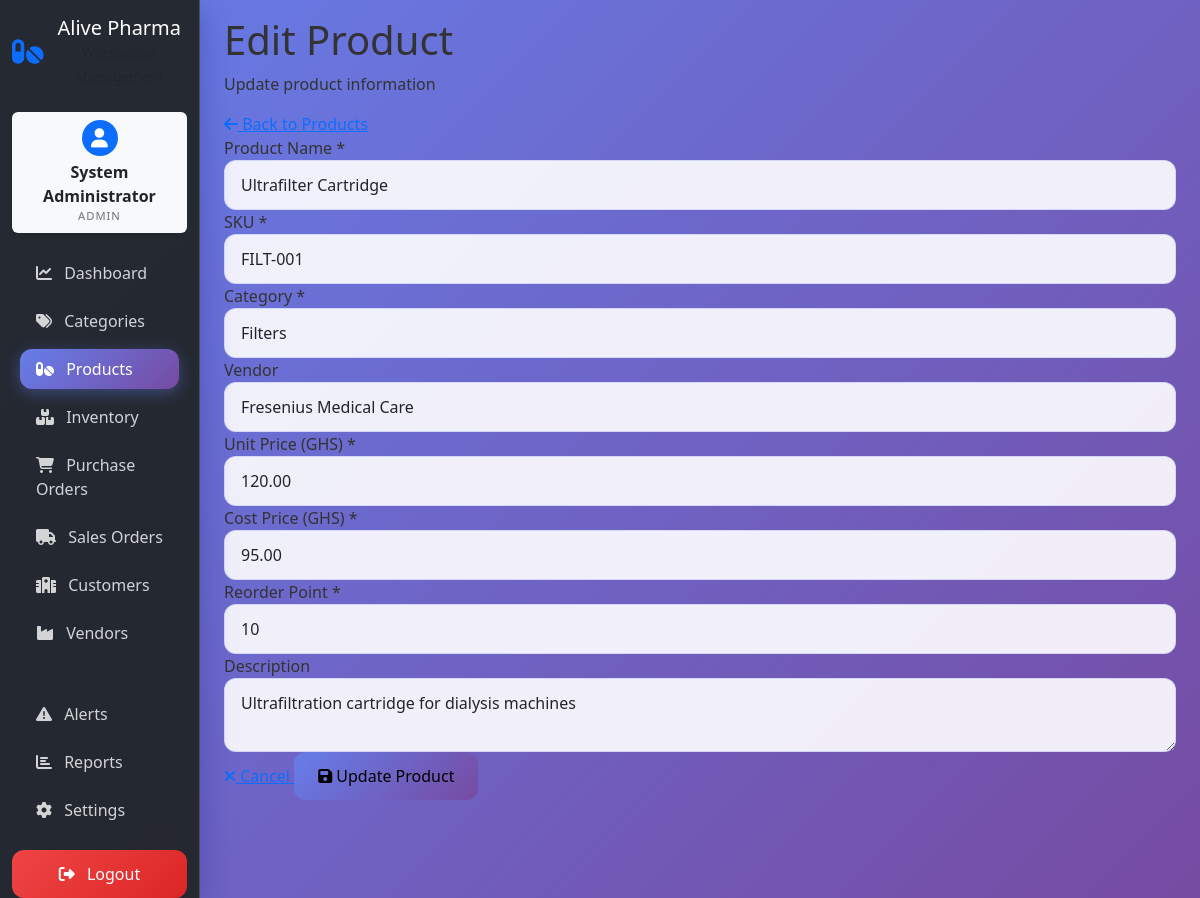
Page /products/5/edit (signed in) on the committed database.
### app/models/models.py (models this page shows, shortened)
class User(Base):
    __tablename__ = "users"
    id = Column(Integer, primary_key=True, index=True)
    username = Column(String(50), unique=True, index=True, nullable=False)
    email = Column(String(100), unique=True, index=True, nullable=False)
    full_name = Column(String(100), nullable=False)
    hashed_password = Column(String(255), nullable=False)
    role = Column(String(20), nullable=False, default="staff")  # admin, manager, staff
    hospital_id = Column(Integer, ForeignKey("customers.id"), nullable=True)  # Link staff to hospital
    is_active = Column(Boolean, default=True)
    created_at = Column(DateTime, default=datetime.utcnow)
    updated_at = Column(DateTime, default=datetime.utcnow, onupdate=datetime.utcnow)
    hospital = relationship("Customer", foreign_keys=[hospital_id])

class Product(Base):
    __tablename__ = "products"
    id = Column(Integer, primary_key=True, index=True)
    sku = Column(String(50), unique=True, index=True, nullable=False)
    name = Column(String(200), nullable=False)
    description = Column(Text)
    category_id = Column(Integer, ForeignKey("categories.id"))
    vendor_id = Column(Integer, ForeignKey("vendors.id"))
    unit_of_measure = Column(String(20), default="pcs")  # pcs, boxes, ml, etc.
    unit_price = Column(DECIMAL(10, 2), default=0.00)  # Added missing field
    cost_price = Column(DECIMAL(10, 2), default=0.00)  # Added missing field
    reorder_point = Column(Integer, default=10)
    max_stock_level = Column(Integer, default=1000)
    storage_temperature_min = Column(Float)  # Celsius
    storage_temperature_max = Column(Float)  # Celsius
    requires_cold_chain = Column(Boolean, default=False)
    is_controlled_substance = Column(Boolean, default=False)
    is_active = Column(Boolean, default=True)
    created_at = Column(DateTime, default=datetime.utcnow)
    updated_at = Column(DateTime, default=datetime.utcnow, onupdate=datetime.utcnow)
    category = relationship("Category", back_populates="products")
    vendor = relationship("Vendor", back_populates="products")
    inventory_items = relationship("InventoryItem", back_populates="product")
    purchase_order_items = relationship("PurchaseOrderItem", back_populates="product")
    sales_order_items = relationship("SalesOrderItem", back_populates="product")

class Category(Base):
    __tablename__ = "categories"
    id = Column(Integer, primary_key=True, index=True)
    name = Column(String(50), nullable=False)
    description = Column(Text)
    products = relationship("Product", back_populates="category")

class Vendor(Base):
    __tablename__ = "vendors"
    id = Column(Integer, primary_key=True, index=True)
    name = Column(String(100), nullable=False)
    contact_person = Column(String(100))
    email = Column(String(100))
    phone = Column(String(20))
    address = Column(Text)
    country = Column(String(50))
    payment_terms = Column(String(50))  # Net 30, Net 60, etc.
    lead_time_days = Column(Integer, default=30)
    is_active = Column(Boolean, default=True)
    created_at = Column(DateTime, default=datetime.utcnow)
    products = relationship("Product", back_populates="vendor")
    purchase_orders = relationship("PurchaseOrder", back_populates="vendor")

### app/routes/products.py (the view)
@router.get("/{product_id}/edit", response_class=HTMLResponse)
async def edit_product_page(
    request: Request,
    product_id: int,
    current_user: User = Depends(check_user_role_from_cookie("manager")),
    db: Session = Depends(get_db)
):
    product = db.query(Product).filter(Product.id == product_id).first()
    if not product:
        raise HTTPException(status_code=404, detail="Product not found")
    categories = db.query(Category).all()
    vendors = db.query(Vendor).all()
    return templates.TemplateResponse("products/edit.html", {
        "request": request,
        "product": product,
        "categories": categories,
        "vendors": vendors,
        "current_user": current_user
    })

### app/templates/products/edit.html (shortened to what this page needs)
{% extends "base.html" %}
{% block content %}
    <div class="header">
        <div>
            <h1>Edit Product</h1>
            <p>Update product information</p>
        </div>
        <a href="/products" class="back-btn">
            <i class="fas fa-arrow-left"></i>
            Back to Products
        </a>
    </div>
    <div class="form-container">
        <form method="POST" action="/products/{{ product.id }}/edit" id="productForm">
            <div class="form-grid">
                <div class="form-group">
                    <label for="name">Product Name *</label>
                    <input type="text" id="name" name="name" class="form-control"
                           value="{{ product.name }}" required>
                </div>
                <div class="form-group">
                    <label for="sku">SKU *</label>
                    <input type="text" id="sku" name="sku" class="form-control"
                           value="{{ product.sku }}" required>
                </div>
                <div class="form-group">
                    <label for="category_id">Category *</label>
                    <select id="category_id" name="category_id" class="form-control" required>
                        {% for category in categories %}
                        <option value="{{ category.id }}" {% if category.id == product.category_id %}selected{% endif %}>
                            {{ category.name }}
                        </option>
                        {% endfor %}
                    </select>
                </div>
                <div class="form-group">
                    <label for="vendor_id">Vendor</label>
                    <select id="vendor_id" name="vendor_id" class="form-control">
                        {% for vendor in vendors %}
                        <option value="{{ vendor.id }}" {% if vendor.id == product.vendor_id %}selected{% endif %}>
                            {{ vendor.name }}
                        </option>
                        {% endfor %}
                    </select>
                </div>
                <div class="form-group">
                    <label for="unit_price">Unit Price (GHS) *</label>
                    <input type="number" id="unit_price" name="unit_price" class="form-control"
                           value="{{ product.unit_price }}" step="0.01" min="0" required>
                </div>
                <div class="form-group">
                    <label for="cost_price">Cost Price (GHS) *</label>
                    <input type="number" id="cost_price" name="cost_price" class="form-control"
                           value="{{ product.cost_price }}" step="0.01" min="0" required>
                </div>
                <div class="form-group">
                    <label for="reorder_point">Reorder Point *</label>
                    <input type="number" id="reorder_point" name="reorder_point" class="form-control"
                           value="{{ product.reorder_point }}" min="0" required>
                </div>
            </div>
            <div class="form-group">
                <label for="description">Description</label>
                <textarea id="description" name="description" class="form-control">{{ product.description }}</textarea>
            </div>
            <div class="form-actions">
                <a href="/products" class="btn-secondary">
                    <i class="fas fa-times"></i>
                    Cancel
                </a>
                <button type="submit" class="btn-primary">
                    <i class="fas fa-save"></i>
                    Update Product
                </button>
            </div>
        </form>
    </div>
{% endblock %}

### app/templates/base.html (shortened to what this page needs)
<!DOCTYPE html>
<html lang="en">
<head>
    <link href="https://cdn.jsdelivr.net/npm/bootstrap@5.3.0/dist/css/bootstrap.min.css" rel="stylesheet">
    <link href="https://cdnjs.cloudflare.com/ajax/libs/font-awesome/6.4.0/css/all.min.css" rel="stylesheet">
    <link href="/static/css/main.css" rel="stylesheet">
</head>
<body class="bg-light">
    <div class="container-fluid">
        <div class="row">
            <nav class="col-md-3 col-lg-2 d-md-block bg-dark sidebar collapse" style="min-height: 100vh;">
                <div class="position-sticky pt-3">
                    <div class="text-center mb-4">
                        <div class="d-flex align-items-center justify-content-center">
                            <i class="fas fa-pills text-primary fs-3 me-2"></i>
                            <div>
                                <h5 class="text-white mb-0">Alive Pharma</h5>
                                <small class="text-muted">Warehouse Management</small>
                            </div>
                        </div>
                    </div>
                    <div class="user-profile-card mb-3 p-2 text-center bg-light rounded shadow-sm" style="max-width: 180px; margin-left: auto; margin-right: auto;">
                        <div class="d-flex flex-column align-items-center">
                            <div class="profile-avatar bg-primary text-white rounded-circle mb-1 d-flex align-items-center justify-content-center" style="width:36px; height:36px; font-size:1.2rem;">
                                <i class="fas fa-user"></i>
                            </div>
                            <div>
                                <div class="fw-bold text-dark" style="font-size:1rem;">
                                    {% if current_user.role == 'staff' and current_user.hospital %}
                                        {{ current_user.hospital.name }}
                                    {% else %}
                                        {{ current_user.full_name or current_user.username }}
                                    {% endif %}
                                </div>
                                <div class="text-uppercase text-secondary small" style="letter-spacing:1px; font-size:0.7rem;">
                                    {% if current_user.role == 'staff' and current_user.hospital %}
                                        STAFF
                                    {% else %}
                                        {{ current_user.role|upper }}
                                    {% endif %}
                                </div>
                            </div>
                        </div>
                    </div>
                    <ul class="nav flex-column">
                        <li class="nav-item">
                            <a class="nav-link text-white {% if request.url.path == '/dashboard/' %}active{% endif %}" href="/dashboard/">
                                <i class="fas fa-chart-line me-2"></i>
                                Dashboard
                            </a>
                        </li>
                        <li class="nav-item">
                            <a class="nav-link text-white {% if request.url.path.startswith('/categories') %}active{% endif %}" href="/categories/">
                                <i class="fas fa-tags me-2"></i>
                                Categories
                            </a>
                        </li>
                        <li class="nav-item">
                            <a class="nav-link text-white {% if request.url.path.startswith('/products') %}active{% endif %}" href="/products/">
                                <i class="fas fa-pills me-2"></i>
                                Products
                            </a>
                        </li>
                        <li class="nav-item">
                            <a class="nav-link text-white {% if request.url.path.startswith('/inventory') %}active{% endif %}" href="/inventory/">
                                <i class="fas fa-boxes me-2"></i>
                                {% if current_user.role == 'staff' %}
                                Hospital Inventory
                                {% else %}
                                Inventory
                                {% endif %}
                            </a>
                        </li>
                        {% if current_user.role in ['admin', 'manager'] %}
                        <li class="nav-item">
                            <a class="nav-link text-white {% if request.url.path.startswith('/purchase-orders') %}active{% endif %}" href="/purchase-orders/">
                                <i class="fas fa-shopping-cart me-2"></i>
                                Purchase Orders
                            </a>
                        </li>
                        {% endif %}
                        <li class="nav-item">
                            <a class="nav-link text-white " href="{% if current_user.role == 'staff' %}/sales-orders/my-orders{% else %}/sales-orders/{% endif %}">
                                <i class="fas fa-truck me-2"></i>
                                {% if current_user.role == 'staff' %}
                                My Orders
                                {% else %}
                                Sales Orders
                                {% endif %}
                            </a>
                        </li>
                        {% if current_user.role in ['admin', 'manager'] %}
                        <li class="nav-item">
                            <a class="nav-link text-white {% if request.url.path.startswith('/customers') %}active{% endif %}" href="/customers/">
                                <i class="fas fa-hospital me-2"></i>
                                Customers
                            </a>
                        </li>
                        <li class="nav-item">
                            <a class="nav-link text-white {% if request.url.path.startswith('/vendors') %}active{% endif %}" href="/vendors/">
                                <i class="fas fa-industry me-2"></i>
                                Vendors
                            </a>
                        </li>
                        {% endif %}
                        <hr class="text-muted my-3">
                        {% if current_user.role in ['admin', 'manager'] %}
                        <li class="nav-item">
                            <a class="nav-link text-white {% if request.url.path.startswith('/alerts') %}active{% endif %}" href="/alerts/">
                                <i class="fas fa-exclamation-triangle me-2"></i>
                                Alerts
                            </a>
                        </li>
                        <li class="nav-item">
                            <a class="nav-link text-white {% if request.url.path.startswith('/reports') %}active{% endif %}" href="/reports/">
                                <i class="fas fa-chart-bar me-2"></i>
                                Reports
                            </a>
                        </li>
                        {% endif %}
                        {% if current_user.role in ['admin', 'manager'] %}
                        <li class="nav-item">
                            <a class="nav-link text-white {% if request.url.path.startswith('/settings') %}active{% endif %}" href="/settings/">
                                <i class="fas fa-cog me-2"></i>
                                Settings
                            </a>
                        </li>
                        {% endif %}
                    </ul>
                    <div class="mt-auto pt-3">
                        <form action="/auth/logout" method="post" class="d-grid">
                            <button type="submit" class="btn btn-danger">
                                <i class="fas fa-sign-out-alt me-2"></i>
                                Logout
                            </button>
                        </form>
                    </div>
                </div>
            </nav>
            <main class="col-md-9 ms-sm-auto col-lg-10 px-md-4">
                <div class="pt-3 pb-2 mb-3">
                    {% block content %}{% endblock %}
                </div>
            </main>
        </div>
    </div>
</body>
</html>

### rows in the picture
User: full_name "System Administrator", role "ADMIN"
Product: name "Ultrafilter Cartridge", sku "FILT-001", category_id "Filters", vendor_id "Fresenius Medical Care", unit_price "120.00", cost_price "95.00", reorder_point "10", description "Ultrafiltration cartridge for dialysis machines"
